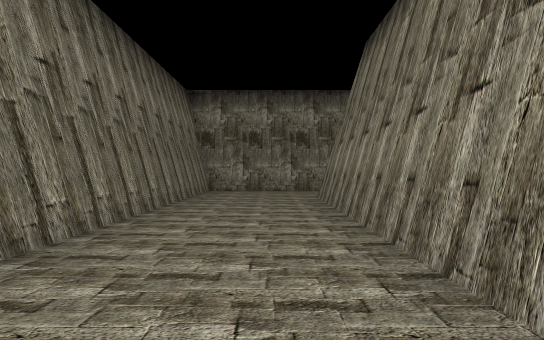
view 1 (above)

12 first-person views from a walk through a scene from a Unity 3-D project. The camera is 1.2 m above the floor, looks level and sees 70° across. The floor is counted in squares, 1.89 m on a side. Each view is taken from the middle of a square. On the plan, view 1 faces up. The plan holds only what a view shows up to about 11 squares ahead; the rest is blank. The place goes on beyond the plan. The player is left out.

view 2
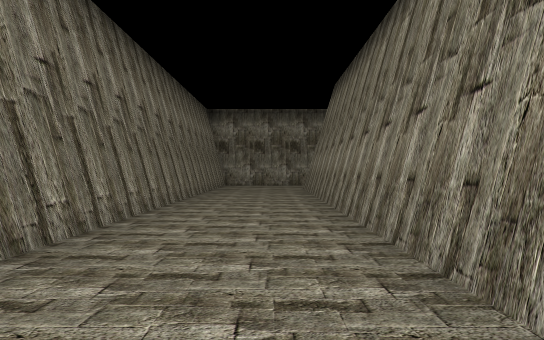

view 3
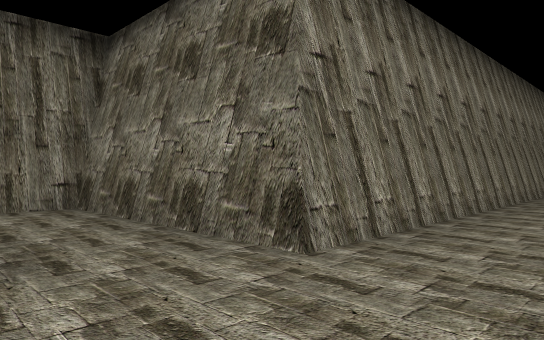

view 4
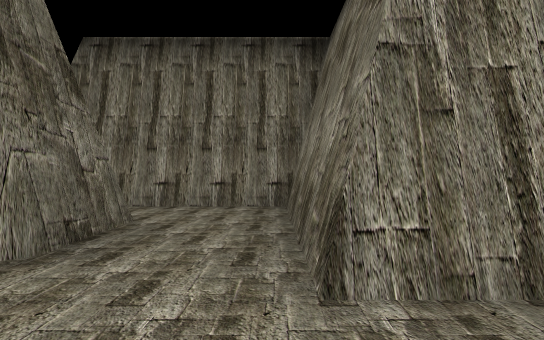

view 5
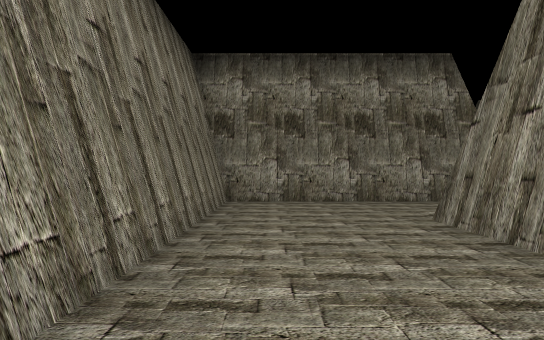

view 6
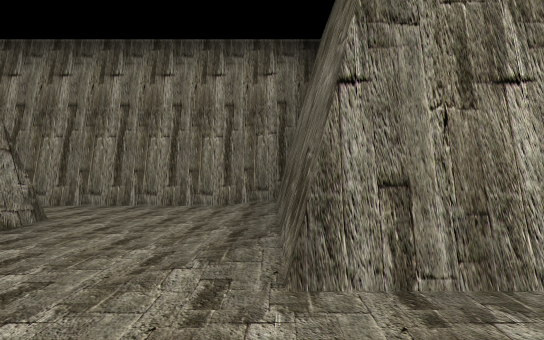

view 7
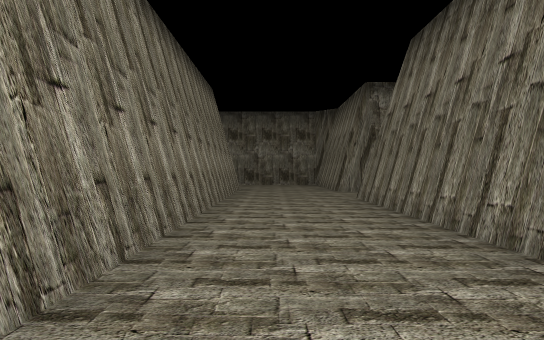

view 8
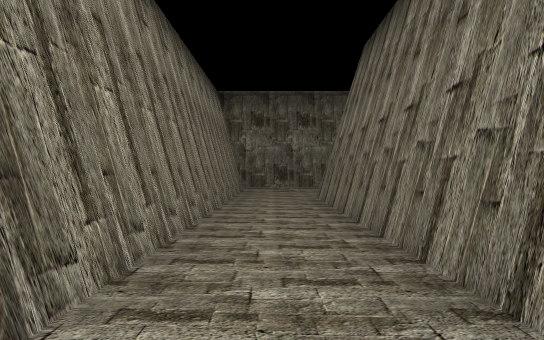

view 9
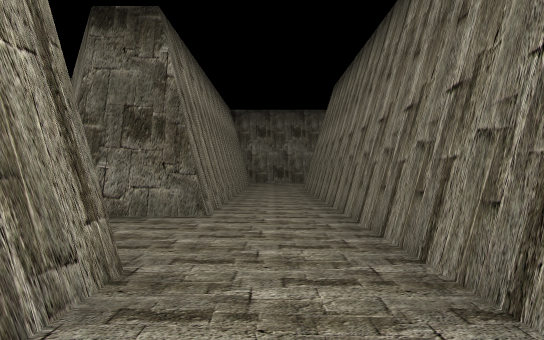

view 10
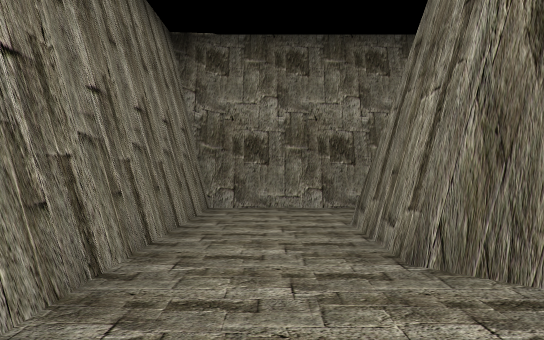

view 11
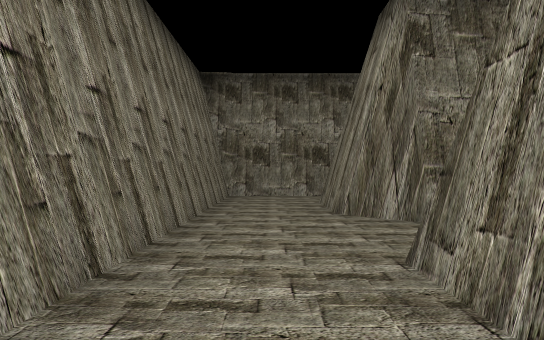

view 12
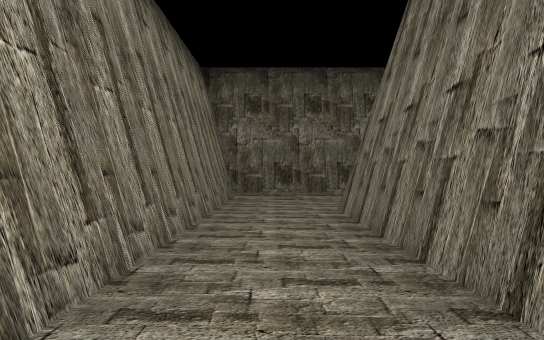

### Floor plan
Points are (right, up) in squares from view 1. A wall is a line through its corners. A room is listed if a view was taken in it or the views show most of it. See-through windows are left out.
Room 1 (views 1, 2, 3, 4, 5, 6, 7)
walls: (1.5, 8.8) (6, 8.8) (6, 11.5); (1.1, -6) (1.1, 8.5); (-4.5, -5.9) (-2.9, -5.9); (3.9, 12) (-2, 12) (-2, -3.6) (-6.9, -3.6) (-6.9, -6.5)
ways out: opening at (5, 12) to room 2
Room 2 (views 8, 10, 11, 12)
walls: (6.6, 22.1) (6, 22.7); (3.9, 22.5) (3.9, 12); (6, 11.5) (6, 19.5) (6.5, 19.5)
ways out: opening at (5, 12) to room 1; opening at (5, 23) to room 3
Room 3 (view 9)
walls: (6.5, 26.7) (3.9, 26.7) (3.9, 22.5); (6, 22.7) (6, 24.5)
ways out: opening at (5, 23) to room 2

Where each view was taken, in squares from view 1:
view 1: 0 up, 0 right, facing up
view 2: 4 down, 0 right, facing up
view 3: 6 down, 0 right, facing up-left
view 4: 4 down, 0 right, facing left
view 5: 4 up, 1 left, facing up
view 6: 9 up, 1 left, facing right
view 7: 5 up, 0 right, facing down
view 8: 21 up, 5 right, facing down
view 9: 25 up, 5 right, facing down
view 10: 20 up, 5 right, facing up
view 11: 17 up, 5 right, facing up
view 12: 18 up, 5 right, facing down
